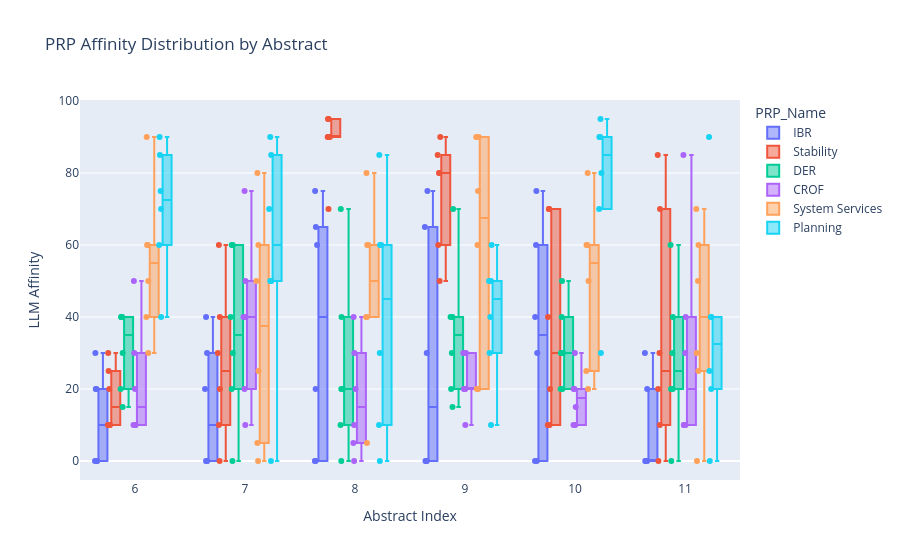

Write notebook code for a chart like this one.
### Markdown cell above
# PRP Affinity level
Affinity level of an **abstract** to each **primary research programme** (PRP)

### Code cell
fig = px.box(
    prp_df,
    x='Abstract_Index',
    y='LLM_Affinity',
    points='all',
    color = 'PRP_Name',
    title=f'PRP Affinity Distribution by Abstract'
 )
fig.update_xaxes(range=[5.5,11.5])
fig.update_layout(xaxis_title='Abstract Index', yaxis_title='LLM Affinity')
fig.show()

### Figure 1 — Plotly figure (JSON) as saved in the notebook; plotly's stock layout.template omitted (floating-point values rounded to 4 significant figures; data arrays with more than 128 entries replaced by an {"elided": "..."} marker saying what was removed)
{"data": [{"alignmentgroup": "True", "boxpoints": "all", "hovertemplate": "PRP_Name=IBR<br>Abstract_Index=%{x}<br>LLM_Affinity=%{y}<extra></extra>", "legendgroup": "IBR", "marker": {"color": "#636efa"}, "name": "IBR", "notched": false, "offsetgroup": "IBR", "orientation": "v", "showlegend": true, "type": "box", "x": {"elided": "300 int values"}, "x0": " ", "xaxis": "x", "y": {"elided": "300 float values"}, "y0": " ", "yaxis": "y"}, {"alignmentgroup": "True", "boxpoints": "all", "hovertemplate": "PRP_Name=Stability<br>Abstract_Index=%{x}<br>LLM_Affinity=%{y}<extra></extra>", "legendgroup": "Stability", "marker": {"color": "#EF553B"}, "name": "Stability", "notched": false, "offsetgroup": "Stability", "orientation": "v", "showlegend": true, "type": "box", "x": {"elided": "300 int values"}, "x0": " ", "xaxis": "x", "y": {"elided": "300 float values"}, "y0": " ", "yaxis": "y"}, {"alignmentgroup": "True", "boxpoints": "all", "hovertemplate": "PRP_Name=DER<br>Abstract_Index=%{x}<br>LLM_Affinity=%{y}<extra></extra>", "legendgroup": "DER", "marker": {"color": "#00cc96"}, "name": "DER", "notched": false, "offsetgroup": "DER", "orientation": "v", "showlegend": true, "type": "box", "x": {"elided": "300 int values"}, "x0": " ", "xaxis": "x", "y": {"elided": "300 float values"}, "y0": " ", "yaxis": "y"}, {"alignmentgroup": "True", "boxpoints": "all", "hovertemplate": "PRP_Name=CROF<br>Abstract_Index=%{x}<br>LLM_Affinity=%{y}<extra></extra>", "legendgroup": "CROF", "marker": {"color": "#ab63fa"}, "name": "CROF", "notched": false, "offsetgroup": "CROF", "orientation": "v", "showlegend": true, "type": "box", "x": {"elided": "300 int values"}, "x0": " ", "xaxis": "x", "y": {"elided": "300 float values"}, "y0": " ", "yaxis": "y"}, {"alignmentgroup": "True", "boxpoints": "all", "hovertemplate": "PRP_Name=System Services<br>Abstract_Index=%{x}<br>LLM_Affinity=%{y}<extra></extra>", "legendgroup": "System Services", "marker": {"color": "#FFA15A"}, "name": "System Services", "notched": false, "offsetgroup": "System Services", "orientation": "v", "showlegend": true, "type": "box", "x": {"elided": "300 int values"}, "x0": " ", "xaxis": "x", "y": {"elided": "300 float values"}, "y0": " ", "yaxis": "y"}, {"alignmentgroup": "True", "boxpoints": "all", "hovertemplate": "PRP_Name=Planning<br>Abstract_Index=%{x}<br>LLM_Affinity=%{y}<extra></extra>", "legendgroup": "Planning", "marker": {"color": "#19d3f3"}, "name": "Planning", "notched": false, "offsetgroup": "Planning", "orientation": "v", "showlegend": true, "type": "box", "x": {"elided": "300 int values"}, "x0": " ", "xaxis": "x", "y": {"elided": "300 float values"}, "y0": " ", "yaxis": "y"}], "layout": {"boxmode": "group", "legend": {"title": {"text": "PRP_Name"}, "tracegroupgap": 0}, "title": {"text": "PRP Affinity Distribution by Abstract"}, "xaxis": {"anchor": "y", "domain": [0, 1], "range": [5.5, 11.5], "title": {"text": "Abstract Index"}}, "yaxis": {"anchor": "x", "domain": [0, 1], "title": {"text": "LLM Affinity"}}}}
